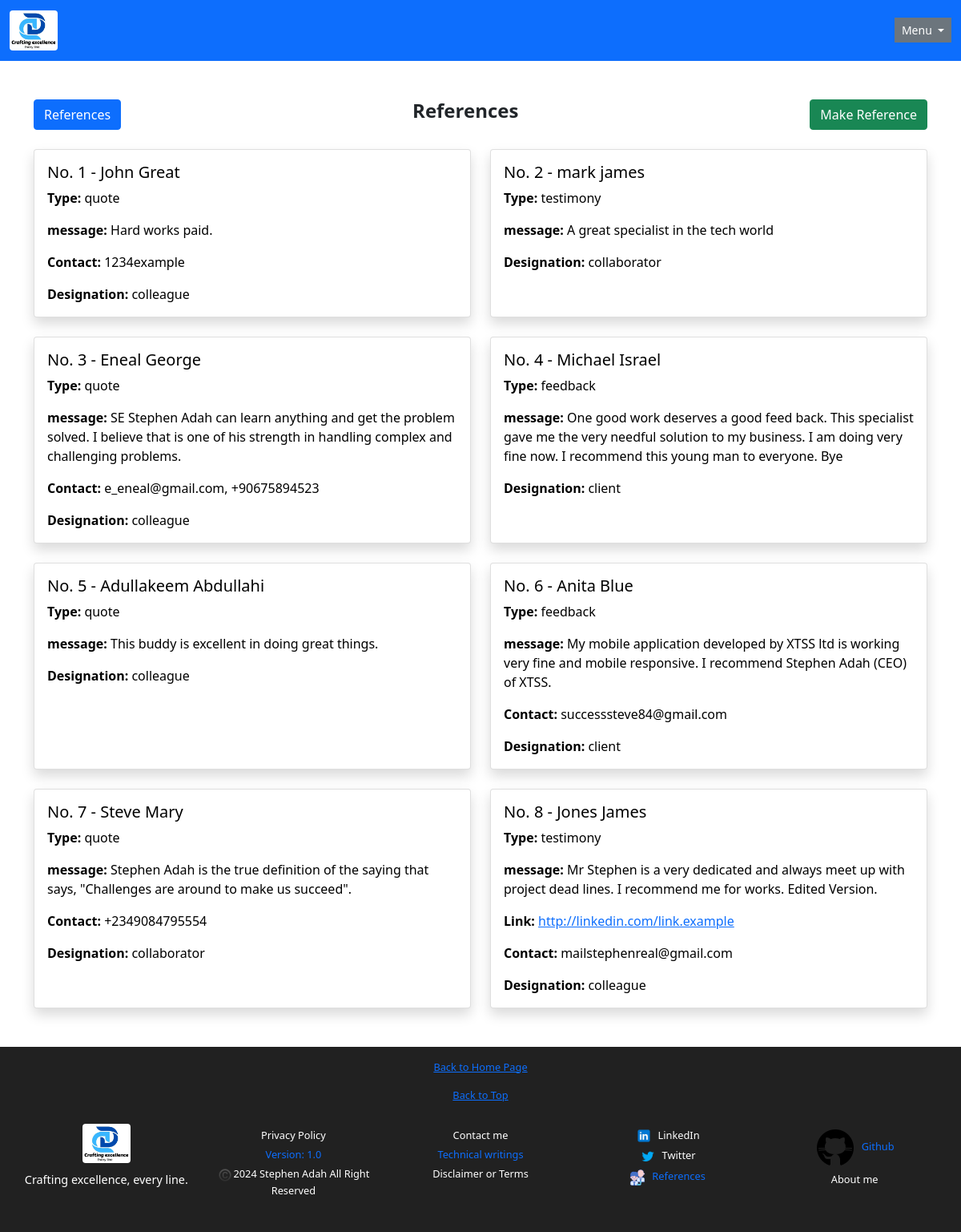
The app's page /references/view, older data.
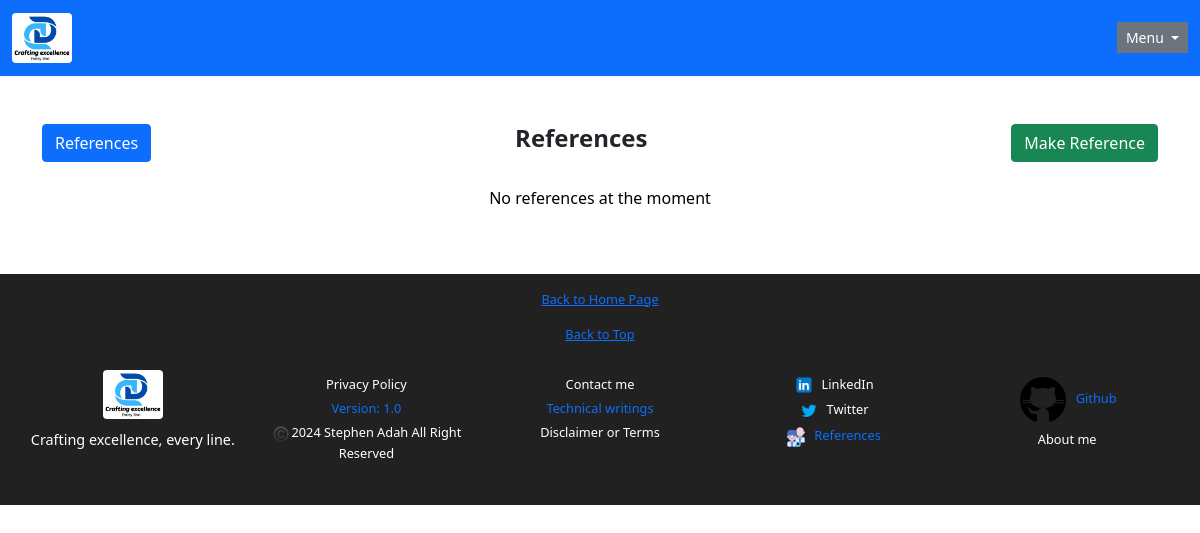
The same page, newer data.
### app/models/reference.py (models this page shows, shortened)
class Reference(db.Model):
    __tablename__ = 'reference'
    reference_id: Mapped[int] = mapped_column(primary_key=True)
    date_created: Mapped[datetime] = mapped_column(
        DateTime, default=datetime.utcnow
    )
    date_updated: Mapped[datetime] = mapped_column(
        DateTime, default=datetime.utcnow, onupdate=datetime.utcnow
    )
    reference_type: Mapped[str] = mapped_column(
        String(length=50), unique=False
    )
    message: Mapped[str] = mapped_column(Text)
    reference_link: Mapped[Optional[str]] = mapped_column(
        String(length=255), unique=False
    )
    contact: Mapped[Optional[str]] = mapped_column(
        String(length=100), unique=False
    )
    name: Mapped[str] = mapped_column(
        String(length=100), unique=False
    )
    designation: Mapped[str] = mapped_column(
        String(length=50), unique=False
    )

### app/routes/references.py (the view)
@references_bp.route("/references/view", methods=['GET'], strict_slashes=False)
def view_references():
        references = Reference.query.all()
        return render_template('view_references.html', references=references)

### app/templates/view_references.html (shortened to what this page needs)
{% extends "base.html" %}
{% block content %}
<div class="container my-5">
   <nav class="d-flex justify-content-between align-items-center mb-4">
      <a href="{{ url_for('main.references.view_references') }}" class="btn btn-primary">References</a>
      <h1 class="h4 fw-bold text-center text-dark" >References</h1>
      <a href="{{ url_for('main.references.create_reference') }}" class="btn btn-success">Make Reference</a>
   </nav>
   <div class="row row-cols-1 row-cols-md-2 g-4">
   {% if references %}
    {% for reference in references[::-1] %}
     <div class="col">
        <div class="card h-100 shadow">
           <div class="card-body">
             <h5 class="card-title">No. {{ loop.index }} - {{ reference.name }}</h5>
             <p class="card-text"><strong>Type:</strong> {{ reference.reference_type }}</p>
             <p class="card-text"><strong>message:</strong> {{ reference.message }}</p>
             {% if reference.reference_link %}
             <p class="card-text"><strong>Link:</strong> <a href="{{ reference.reference_link }}" target="_blank">{{ reference.reference_link }}</a></p>
             {% endif %}
             {% if reference.contact %}
             <p class="card-text"><strong>Contact:</strong> {{ reference.contact }}</p>
             {% endif %}
             <p class="card-text"><strong>Designation:</strong> {{ reference.designation }}</p>
           </div>
        </div>
     </div>
    {% endfor %}
   {% else %}
     <div class="container justify-content-center">
        <p class="text-center"> No references at the moment </p>
     </div>
   {% endif %}
   </div>
</div>
{% endblock %}

### app/templates/base.html (shortened to what this page needs)
<!doctype html>
<html lang="en">
  <head>
    <link href="https://cdn.jsdelivr.net/npm/bootstrap@5.0.2/dist/css/bootstrap.min.css" rel="stylesheet">
    <link rel="stylesheet" href="{{url_for('static', filename='css/styles.css')}}">
  </head>
  <body>
    <nav class="navbar navbar-expand-sm navbar-dark bg-primary">
       <div class="container-fluid">
               <a class="navbar-brand" href="{{ url_for('main.auth.login') }}"><img src="{{ url_for('static', filename='images/logo_port.png') }}" alt="Logo" class="img-fluid rounded" style="width: 60px;"></a>
	  <div class="collapse navbar-collapse" id="navbarSupportedContent">
            <div class="dropdown ms-auto bg-secondary">
	       <button class="btn btn-secondary btn-sm dropdown-toggle" type="button" id="dropdownMenuButton1" data-bs-toggle="dropdown" aria-expanded="false">
                  Menu
               </button>
            </div>
          </div>
       </div>
    </nav>
      <section>
       {% block content %}
       {% endblock %}
    </section>
  </body>
  <footer >
   <p><a href="{{ url_for('main.home.home_page') }}", class="text-primary">Back to Home Page</a></p>
   <p><a href="#", class="text-primary">Back to Top</a></p>
   <div class="footer-container">
    <div class="footer-section">
        <img src="{{ url_for('static', filename='images/logo_port.png') }}" alt="Logo" class="img-fluid rounded" style="width: 60px;">
        <p class="footer-mantra">Crafting excellence, every line.</p>
    </div>
    <div class="footer-section">
      <ul>
        <li><a href="{{ url_for('main.privacy_policy.privacy_policy_page') }}">Privacy Policy</a></li>
        <li class="text-primary">Version: 1.0</li>
        <li><img src="{{ url_for('static', filename='images/copy_right.png') }}" alt="copy right icon" class="img-fluid rounded" style="width: 20px; height: 20px;">2024 Stephen Adah All Right Reserved</li>
      </ul>
    </div>
    <div class="footer-section">
      <ul>
        <li><a href="{{ url_for('main.contacts.create_contact_message') }}">Contact me</a></li>
        <li><a href="{{ url_for('main.tech_writings.view_writings') }}", class="text-primary">Technical writings</a></li>
        <li><a href="{{ url_for('main.disclaimer_or_terms.disclaimer_or_terms_page') }}">Disclaimer or Terms</a></li>
      </ul>
    </div>
    <div class="footer-section">
      <ul>
         <li><a href="https://www.linkedin.com/in/stephen-adah-se-74614b145" target="_blank"><img src="{{ url_for('static', filename="images/icons8-linkedin-50.png") }}" alt="linkedin icon" class="img-fluid rounded me-2" style="width: 20px; height: 20px;">LinkedIn</a></li>
         <li><a href="https://www.twitter.com/Elbest2018" target="_blank"><img src="{{ url_for('static', filename="images/icons8-twitter-48.png") }}" alt="twitter icon" class="img-fluid rounded me-2" style="width: 20px; height: 20px;">Twitter</a></li>
         <li><a href="{{ url_for('main.references.view_references') }}", class="text-primary"><img src="{{ url_for('static', filename="images/icons8-reference-64.png") }}" alt="ref icon" class="img-fluid rounded me-2" style="width: 20px; height: 20px;">References</a></li>
      </ul>
    </div>
    <div class="footer-section">
      <ul>
        <li><a href="https://github.com/LeaderSteve84" target="_blank", class="text-primary"><img src="{{ url_for('static', filename="images/icons8-github-50.png") }}" alt="github icon" class="img-fluid rounded me-2" style="width: 50px; height: 50px;">Github</a></li>
        <li><a href="{{ url_for('main.about.about_page') }}">About me</a></li>
      </ul>
    </div>
   </div>
  </footer>
</html>

### app/static/css/styles.css (style rules this page uses)
footer { background-color: #212121; color: white; text-align: center; font-size: 0.8rem; padding: 1rem; }
footer ul { list-style: none; padding: 0; }
footer ul li { font-size: 0.8rem; margin-bottom: 0.5rem; }
.footer-mantra { font-size: 0.9rem; margin-top: 0.2rem; color: white; }
.footer-container { display: flex; flex-wrap: wrap; justify-content: space-around; align-items: flex-start; max-width: 1200px; margin: 0 auto; }
.footer-section { flex: 1 1 200px; margin: 10px; }
.footer-section ul { list-style: none; padding: 0; }
.footer-section ul li { margin: 5px 0; }
.footer-section ul li a { color: white; text-decoration: none; transition: color 0.3s; }
.footer-section p { margin: 10px 0; }

### app/templates/base.html (style rules this page uses)
body { background-color: white; color: black; }

Row changes from the older to the newer data that the page shows:
removed Reference: name "John Great", reference_type "quote", message "Hard works paid.", contact "1234example", designation "colleague"
removed Reference: name "mark james", reference_type "testimony", message "A great specialist in the tech world", designation "collaborator"
removed Reference: name "Eneal George", reference_type "quote", message "SE Stephen Adah can learn anything and get the problem solved. I believe that is one of his strength in handling complex and challenging problems.", contact "e_eneal@gmail.com, +90675894523", designation "colleague"
removed Reference: name "Michael Israel", reference_type "feedback", message "One good work deserves a good feed back. This specialist gave me the very needful solution to my business. I am doing very fine now. I recommend this young man to everyone. Bye", designation "client"
removed Reference: name "Adullakeem Abdullahi", reference_type "quote", message "This buddy is excellent in doing great things.", designation "colleague"
removed Reference: name "Anita Blue", reference_type "feedback", message "My mobile application developed by XTSS ltd is working very fine and mobile responsive. I recommend Stephen Adah (CEO) of XTSS.", contact "successsteve84@gmail.com", designation "client"
removed Reference: name "Steve Mary", reference_type "quote", message "Stephen Adah is the true definition of the saying that says, \"Challenges are around to make us succeed\".", contact "+2349084795554", designation "collaborator"
removed Reference: name "Jones James", reference_type "testimony", message "Mr Stephen is a very dedicated and always meet up with project dead lines. I recommend me for works. Edited Version.", reference_link "http://linkedin.com/link.example", contact "mailstephenreal@gmail.com", designation "colleague"
Text that changed along with them:
text now shown: "No references at the moment"
